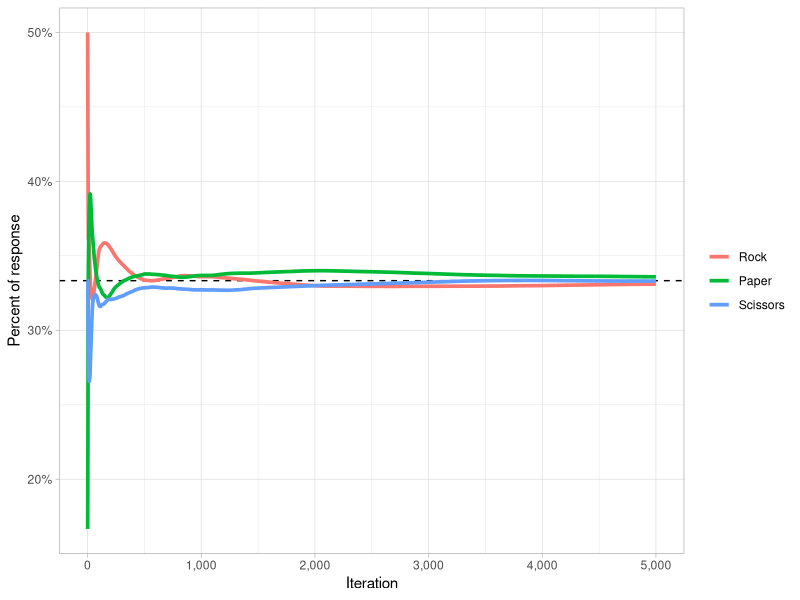

The R source for this figure:
## ---- chunk 1
knitr::opts_chunk$set(echo = TRUE, message = FALSE, warning = FALSE)
## ---- chunk 2
library(tidyverse)
library(R6)

theme_set(theme_light())

cfr_rps <- R6Class(
    classname = "cfr_rps",
    public = list(
        n_iter = NULL,
        iter = NULL,
        actions = NULL,
        n_actions = NULL,
        strategy = NULL,
        strategy_sum = NULL,
        regret = NULL,
        regret_sum = NULL,
        strategy_sum_matrix = NULL,
        initialize = function(n_iter = 10000){
            self$n_iter = n_iter
            self$iter = 1
            
            self$actions = c("rock", "paper", "scissors")
            self$n_actions = length(self$actions)
            
            self$strategy = rep(1 / self$n_actions, self$n_actions)
            self$strategy_sum = vector("numeric", self$n_actions)
            self$regret = vector("numeric", self$n_actions)
            self$regret_sum = vector("numeric", self$n_actions)
            
            self$strategy_sum_matrix = matrix(NA_integer_, nrow = n_iter, ncol = self$n_actions)
            colnames(self$strategy_sum_matrix) = self$actions
        },
        update_iter = function(){
            self$iter = self$iter + 1
        },
        utility = function(action, opp_action){
            if(action == opp_action) return(0)
            if(action == "rock" & opp_action == "paper") return(-1)
            if(action == "rock" & opp_action == "scissors") return(1)
            if(action == "scissors" & opp_action == "rock") return(-1)
            if(action == "scissors" & opp_action == "paper") return(1)
            if(action == "paper" & opp_action == "scissors") return(-1)
            if(action == "paper" & opp_action == "rock") return(1)
        },
        get_action = function(){
            sample(self$actions, size = 1, prob = self$strategy)
        },
        compute_regret = function(action, opp_action){
            self$regret = map_dbl(self$actions, ~ self$utility(action, opp_action) - self$utility(action, .x))
        },
        update_regret_sum = function(){
            pos_regret = ifelse(self$regret > 0, self$regret, 0)
            if(sum(pos_regret) > 0) {
                self$regret_sum = self$regret_sum + (pos_regret / sum(pos_regret))
            } else {
                self$regret_sum = rep(1 / self$n_actions, self$n_actions)
            }
        },
        compute_strategy = function(){
            pos_regret = ifelse(self$regret_sum > 0, self$regret_sum, 0)
            if(sum(pos_regret) > 0) {
                self$strategy = self$strategy + (pos_regret / sum(pos_regret))
            } else {
                self$strategy = rep(1 / self$n_actions, self$n_actions)
            }
        },
        update_strategy_sum = function(){
            self$strategy_sum = self$strategy_sum + self$strategy
            self$strategy_sum_matrix[self$iter, ] = self$strategy_sum
        },
        normalize_strategy_sum = function(){
            self$strategy_sum_matrix = self$strategy_sum_matrix %>% 
                as_tibble() %>%
                mutate(total = rock + paper + scissors) %>%
                mutate(across(-total, ~ .x / total))
        },
        train = function(){
            for(i in seq_len(self$n_iter)){
                action = self$get_action()
                opp_action = self$get_action()

                self$compute_regret(action, opp_action)
                self$update_regret_sum()
                self$compute_strategy()
                self$update_strategy_sum()
                self$update_iter()
            }
            
            self$normalize_strategy_sum()
        },
        plot = function(){
            self$strategy_sum_matrix %>% 
                mutate(iter = row_number()) %>%
                select(-total) %>%
                pivot_longer(-iter, names_to = "action", values_to = "prop") %>%
                mutate(action = str_to_title(action)) %>%
                mutate(action = fct_inorder(action)) %>%
                ggplot(aes(iter, prop, color = action)) +
                geom_hline(yintercept = 1/3, linetype = "dashed") +
                geom_line(size = 1.25) +
                labs(x = "Iteration",
                     y = "Percent of response",
                     color = NULL) +
                scale_x_continuous(labels = scales::comma_format()) +
                scale_y_continuous(labels = scales::percent_format(accuracy = 1))
        }
    )
)

n_iter <- 5000

cfr_trainer <- cfr_rps$new(n_iter = n_iter)

cfr_trainer$train()
## ---- chunk 3
cfr_trainer$plot()
